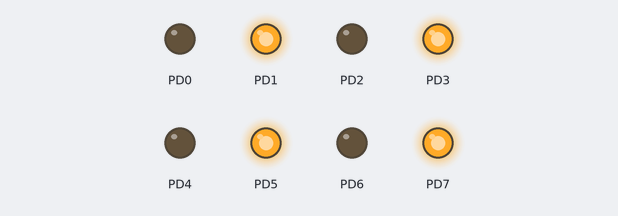
Recording of a program running on a simulated ATmega128, built with avr-gcc and emulated at 8 MHz. Shown: output pins drawn as LEDs (lit = HIGH).

Above: at 0.5 s.
At 3.5 s:
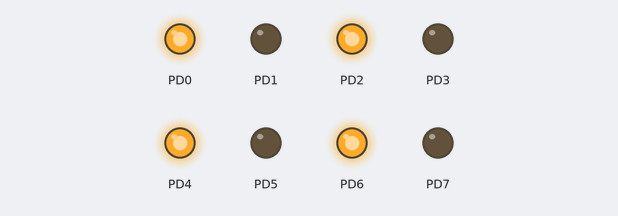
Timing chart, 0 to 4.6 s (numbered marks = the images above):
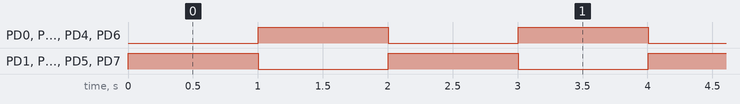

Measured:
- by itself, PD0–7: alternates HIGH for 1.0 s and LOW for 1.0 s

The program:

main.c
```c
/**
 * \file
 *
 * \brief Empty user application template
 *
 */

/**
 * \mainpage User Application template doxygen documentation
 *
 * \par Empty user application template
 *
 * Bare minimum empty user application template
 *
 * \par Content
 *
 * -# Include the ASF header files (through asf.h)
 * -# "Insert system clock initialization code here" comment
 * -# Minimal main function that starts with a call to board_init()
 * -# "Insert application code here" comment
 *
 */

/*
 * Include header files for all drivers that have been imported from
 * Atmel Software Framework (ASF).
 */
/*
 * Support and FAQ: visit <a href="https://www.microchip.com/support/">Microchip Support</a>
 */

#define F_CPU 8e6

#include <avr/io.h>
#include <util/delay.h>

void wait( int ms )
{
	for (int i=0; i<ms; i++)
	{
		_delay_ms( 1 );		// library function (max 30 ms at 8MHz)
	}
}

int main (void)
{
	DDRD = 0b11111111;			// All pins PORTD are set to output

	while (1)
	{
		PORTD = 0xAA;			// Write 10101010b PORTD
		wait( 1000 );
		PORTD = 0x55;			// Write 01010101b PORTD
		wait( 1000 );
	}
}
```
